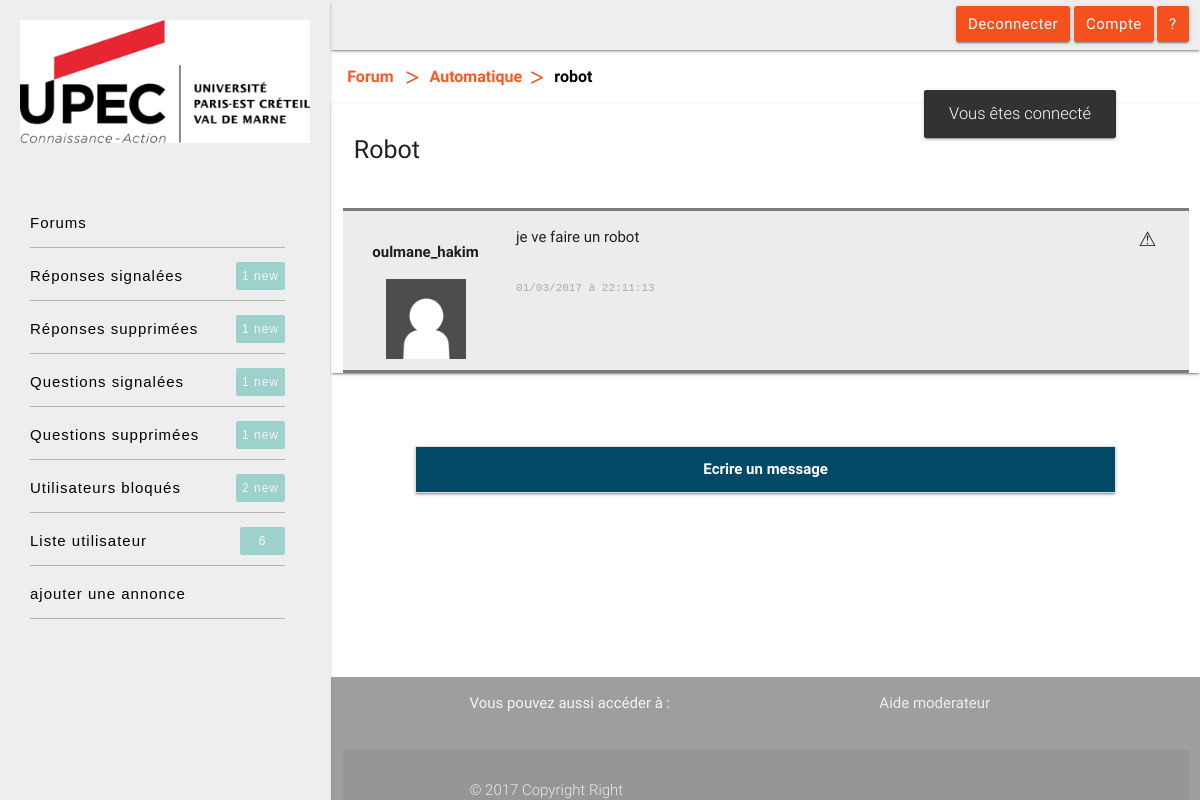
Screenshot of /moderateur/question.php?domaine=Automatique&id_quest=5 (signed in) with the database file from the repository.
### tables this page shows
CREATE TABLE `question` (
  `id_question` int(11) NOT NULL,
  `nom_domaine` varchar(50) NOT NULL,
  `email` varchar(50) NOT NULL,
  `titre_quest` varchar(50) NOT NULL,
  `question` text NOT NULL,
  `supprime` tinyint(1) DEFAULT '0',
  `date_quest` datetime NOT NULL
);

CREATE TABLE `user` (
  `email` varchar(50) NOT NULL,
  `type` char(1) NOT NULL DEFAULT 'u',
  `nom` varchar(50) NOT NULL,
  `prenom` varchar(50) NOT NULL,
  `pseudo` varchar(50) NOT NULL,
  `age` int(11) NOT NULL,
  `mdp` varchar(50) NOT NULL,
  `bloquer` tinyint(1) DEFAULT '0'
);

### moderateur/question.php (the view, shortened to what this page needs)
<?php
  if (isset($_GET["domaine"]) && isset($_GET["id_quest"])){
    try{
        $pdo_options[PDO::ATTR_ERRMODE] = PDO::ERRMODE_EXCEPTION;
        $bdd = new PDO('mysql:host=localhost;dbname=id1227213_mydb', 'id1227213_abc', '', $pdo_options);
        $bdd->exec('set names utf8');
        $rep = $bdd->prepare('SELECT nom_domaine, id_question, titre_quest FROM question WHERE id_question=? AND nom_domaine=?');
        $rep->execute(array(htmlspecialchars($_GET["id_quest"]),htmlspecialchars($_GET["domaine"])));
        if ($data = $rep->fetch()){
  ?>
<!DOCTYPE html>
<html lang="fr">
<head>
    <link rel="stylesheet" type="text/css" href="../framework/materialize.min.css">
    <link rel="stylesheet" type="text/css" href="../assets/css/main.css">
    <link rel="stylesheet" type="text/css" href="../assets/css/Question.css">
    <link rel="stylesheet" type="text/css" href="../assets/css/breadcrumb.css">
    <link rel="stylesheet" type="text/css" href="../assets/css/editeurQuestMod.css">
</head>
<body>
<?php
    include("part_mod/menu_mod.php");
    include("../part/connect.php");
    echo '<div class="chemin">
             <a href="forum.php" class="breadcrumb #f4511e deep-orange-text">Forum</a>
             <a href="theme.php?domaine='. htmlspecialchars($_GET["domaine"]) .'" class="breadcrumb #f4511e deep-orange-text">'. htmlspecialchars($_GET["domaine"]) .'</a>';
      try{
         $pdo_options[PDO::ATTR_ERRMODE] = PDO::ERRMODE_EXCEPTION;
         $bdd = new PDO('mysql:host=localhost;dbname=id1227213_mydb', 'id1227213_abc', '', $pdo_options);
         $bdd->exec('set names utf8');
         $reponse = $bdd->prepare('SELECT id_question, titre_quest FROM question WHERE id_question=?');
         $reponse->execute(array($_GET["id_quest"]));
            $donnees = $reponse->fetch();
                echo '<a href="" class="breadcrumb black-text hide-on-small-only">'. htmlspecialchars($donnees["titre_quest"]) .'</a>';
        }
        catch (Exception $e){
             die('Erreur : ' . $e->getMessage());
        }
        echo  '</div>
              <div id="imageButton" class="col l12 s12 hide-on-large-only">
                  <a href="#" data-activates="slide-out" id="bouttonMenu" class="button-collapse">☰</a>
              </div>
              <div id="list">';
          include("../part/listQuestConnectMod.php");
          echo '</div>';
    echo '
    <div class="col l10 offset-l1 m11 s12 row" style="margin-top: 50px;">
        <ul class="collapsible" data-collapsible="accordion">
            <li>
              <div class="collapsible-header">Ecrire un message</div>
              <div class="collapsible-body">
                <iframe src="../part/editeur.php" id="editor" width="100%" sandbox="allow-same-origin allow-scripts allow-forms"></iframe>
              </div>
            </li>
          </ul>
    </div>';
  ?>
      <?php
          include("../part/boite.php");
        }
        else{
          header('location: ../part/erreur.html');
        }
      }
      catch (Exception $e){
        die('Erreur : ' . $e->getMessage());
      }
    }
    else{
      header('location: ../part/erreur.html');
    }
?>

### part/listQuestConnectMod.php (shortened to what this page needs)
<?php
        echo '
            <div id="discussion" class="col l12 s12 row card-panel">
                <div id="titleDiscussion" class="col s12 row">';
        try{
         $pdo_options[PDO::ATTR_ERRMODE] = PDO::ERRMODE_EXCEPTION;
         $bdd = new PDO('mysql:host=localhost;dbname=id1227213_mydb', 'id1227213_abc', '', $pdo_options);
         $bdd->exec('set names utf8');
         $reponse = $bdd->prepare('SELECT id_question, titre_quest FROM question WHERE id_question=?');
         $reponse->execute(array($_GET["id_quest"]));
            $donnees = $reponse->fetch();
                echo '<h1>'. htmlspecialchars($donnees["titre_quest"]) .'</h1>';
        }
        catch (Exception $e){
             die('Erreur : ' . $e->getMessage());
        }
        echo '</div>';
        try{
         $pdo_options[PDO::ATTR_ERRMODE] = PDO::ERRMODE_EXCEPTION;
         $bdd = new PDO('mysql:host=localhost;dbname=id1227213_mydb', 'id1227213_abc', '', $pdo_options);
         $bdd->exec('set names utf8');
         $reponse = $bdd->prepare('SELECT id_question, supprime, question, DATE_FORMAT(date_quest, "%d/%m/%Y à %H:%i:%s") AS date_q, pseudo FROM question q,user u WHERE q.email=u.email AND nom_domaine=? AND id_question=? AND supprime=0');
         $reponse->execute(array($_GET["domaine"],$_GET["id_quest"]));
            while ($donnees = $reponse->fetch()){
                    echo "
                    <div class='col s12 message'>
                        <div class='col l2 m2 s12 auteur'>
                            <p>". $donnees["pseudo"] ."</p>
                            <div class='col s12 center-align'>
                              <img src='img/avatar_defaut.png' class='responsive-img' alt=''>
                            </div>
                        </div>
                        <div class='col l9 m9 s11 answer'>
                            <div class='col s12 row'>
                                <span class='reponse'>". nl2br($donnees["question"]) ."</span>
                            </div>
                            <pre class='col s12 row'>". $donnees["date_q"] ."</pre>
                        </div>";
                          echo "<form action='../part/signalerQuest.php' method='post' class='col s1 right-align'>
                                <input type='submit' title='Signaler' style='font-size:20px; border:none; background-color:transparent' value='&#9888;'>
                                <input type='hidden' name='id_quest' value='". $donnees["id_question"] ."'>
                                <input type='hidden' name='domaine' value='". htmlspecialchars($_GET["domaine"]) ."'>
                            </form>";
                    echo "</div>";
            }
        }
        catch (Exception $e){
             die('Erreur : ' . $e->getMessage());
        }
        try{
            echo '</div>';
        }
        catch (Exception $e){
             die('Erreur : ' . $e->getMessage());
        }
?>

### assets/css/Question.css (style rules this page uses)
#titleDiscussion h1 { text-transform: capitalize; font-size: 25px; }
.message:nth-child(even) { background-color: #ececec; margin: 0; padding: 15px 15px 5px 15px; border-bottom: 3px solid #7b7b7b; border-top: 3px solid #7b7b7b; }
.auteur p { text-align: center; font-weight: bold; }
.auteur img { max-width: 80px; max-height: 80px; }
.answer pre { color: #696969; font-size: 11px; opacity: 0.5; white-space: nowrap; text-overflow: ellipsis; overflow: hidden; }
.reponse { word-wrap: break-word; }
.collapsible-header { font-weight: bold; text-align: center; background-color: #024967; color: white; }

### assets/css/breadcrumb.css (style rules this page uses)
.breadcrumb { font-size: 16px; font-weight: 700; text-overflow: ellipsis; white-space: pre-wrap; overflow: hidden; }
.chemin { margin-top: 9px; margin-left: 16px; }
.breadcrumb:before { content: '>'; font-weight: bold; color: #f4511e; vertical-align: middle; }

### rows the page displays
question: titre_quest "robot", titre_quest "Robot", email.pseudo "oulmane_hakim", question "je ve faire un robot", date_q "01/03/2017 à 22:11:13"

### other values shown
$donnees["nb_rep_sign"] "1"
$donnees["nb_rep_sup"] "1"
$donnees["nb_quest_sign"] "1"
$donnees["nb_quest_sup"] "1"
$donnees["nb_user_b"] "2"
$donnees["nb_user"] "6"
$_GET["domaine"] "Automatique"
